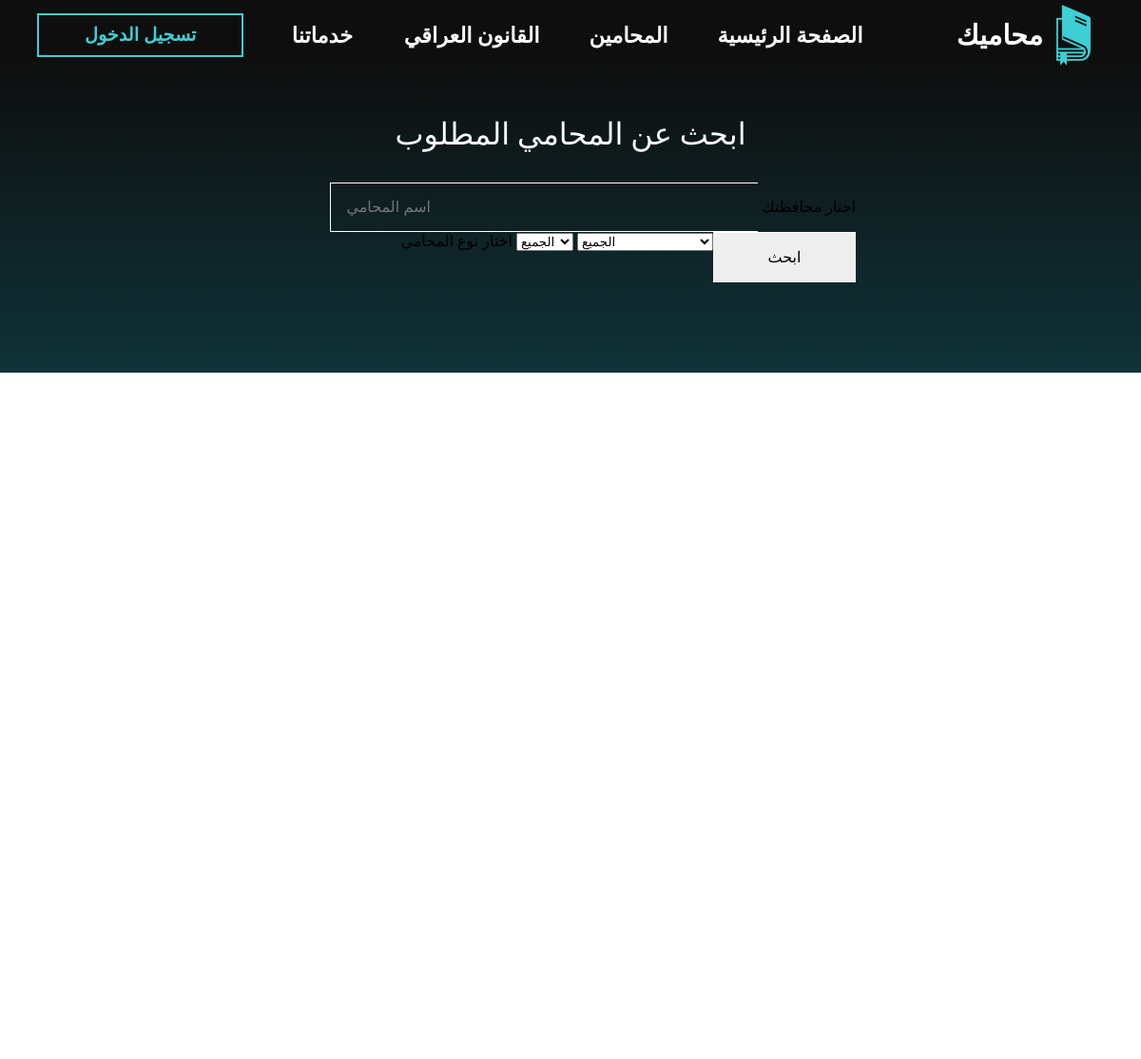
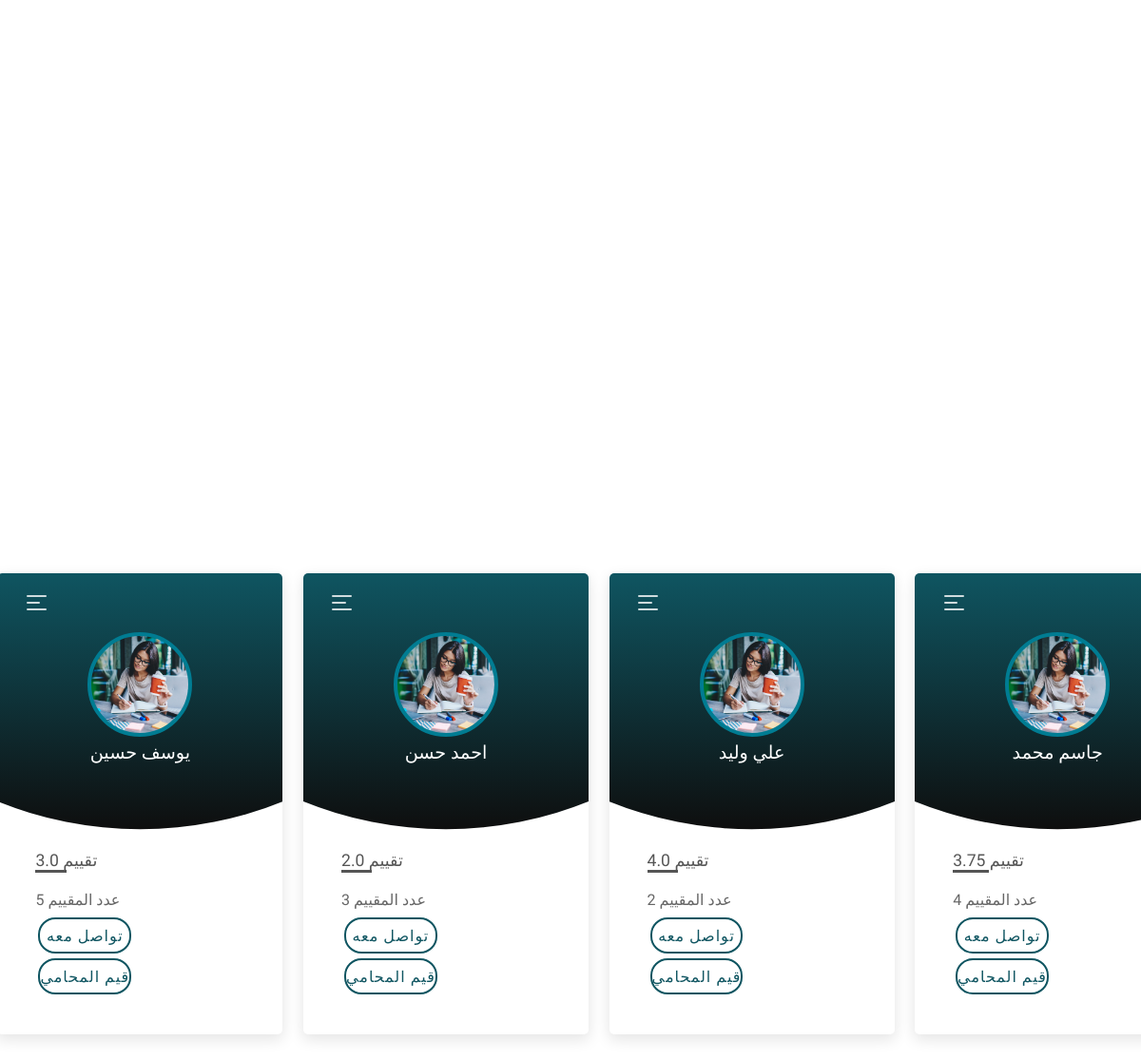
Screenshot of /lawyers-search with the database file from the repository (2 pictures, top to bottom).
### tables this page shows
CREATE TABLE "lawyers" (
	"id"	INTEGER NOT NULL UNIQUE,
	"name"	TEXT,
	"password"	TEXT,
	"number"	TEXT,
	"email"	TEXT,
	"city"	TEXT,
	"gmaps link"	TEXT,
	"picture"	TEXT,
	"license"	TEXT,
	"specialization"	INTEGER,
	"years of experince"	INTEGER,
	"verfied"	INTEGER,
	PRIMARY KEY("id" AUTOINCREMENT)
);

### app.py (the view)
@app.route("/lawyers-search", methods=["GET", "POST"])
def search():
    if request.method == "POST" :
        name = f"%{request.form.get('Search')}%"
        spec = request.form.get('spec')
        city= request.form.get('city')
        rating_list=[]
        if city == "all":
            result = db.execute("SELECT name, picture, id FROM lawyers WHERE name LIKE ? AND specialization >= ? AND verfied = 1  ", name, spec)
        else :
            result = db.execute("SELECT name, picture, id FROM lawyers WHERE name LIKE ? AND city = ? AND specialization >= ? AND verfied = 1  ", name, city, spec)
        for i in range(len(result)):
            ratings= db.execute("SELECT SUM(review), COUNT(review) FROM review WHERE lawyer_id = ? ", result[i]["id"])
            a={"sum" : ratings[0]["SUM(review)"] / ratings[0]["COUNT(review)"],
            "count" : ratings[0]["COUNT(review)"]}
            rating_list.append(a)
        return render_template ("lawy-result.html",result= result , len= len(result) ,rating= rating_list)
    else:
        rating_list=[]
        result = db.execute("SELECT name, picture, id FROM lawyers WHERE verfied = 1  ")
        for i in range(len(result)):
            ratings= db.execute("SELECT SUM(review), COUNT(review) FROM review WHERE lawyer_id = ? ", result[i]["id"])
            a={"sum" : ratings[0]["SUM(review)"] / ratings[0]["COUNT(review)"],
            "count" : ratings[0]["COUNT(review)"]}
            rating_list.append(a)
        return render_template("lawy-result.html",result= result , len= len(result) ,rating= rating_list)

### templates/lawy-result.html (shortened to what this page needs)
<!DOCTYPE html>
<html lang="en">
<head>
    <link rel="stylesheet" href="/static/lawy-srch.css">
</head>
<body>
    <header>
        <div class="container">
            <nav class="flex items-center justify-between">
                <div class="right">
                    <form method="GET" action="/login">
                        <button class="btn-btn btn-secondary">تسجيل الدخول</button>
                    </form>
                </div>
                <div class=" left flex items-center">
                    <div class="nav-link">
                        <a href="http://127.0.0.1:5000/">الصفحة الرئيسية</a>
                        <a href="http://127.0.0.1:5000/lawyers-search?">المحامين</a>
                        <a href="http://127.0.0.1:5000//laws">القانون العراقي </a>
                        <a href="#">خدماتنا</a>
                    </div>
                </div>
                <div class="image">
                    <h1>محاميك</h1>
                    <img src="static/img//book-1.png" style="width: 4rem;" alt="">
                </div>
            </nav>
        </div>
        <div class="hero items-center">
            <div class="right">
                <h1 style="text-align: center;">ابحث عن المحامي المطلوب</h1>
            </div>
            <form method="POST" action="/lawyers-search">
                <div class="search-main">
                    <input type="text" name="Search" placeholder="اسم المحامي">
                    <label for="city">اختار محافظتك</label>
                    <select name="city" id="city">
                        <option value="all" >الجميع</option>
                      </select>
                      <label for="spec">اختار نوع المحامي</label>
                      <select name="spec" id="spac">
                        <option value="0" >الجميع</option>
                      </select>
                    <button class="bbtn">ابحث</button>
                </div>
            </form>
        </div>
    </header>
    {% for i in range(len) %}
    <div class="modal-container">
        <div class="modal-card">
            <div class="modal-header">
                <div class="hamburger-menu">
                    <div class="center"></div>
                </div>
                <div class="main">
                    <div class="image">
                    </div>
                    <h3 class="name">{{ result[i]['name'] }}</h3>
                </div>
            </div>
            <div class="modle-content">
                <div class="left">
                    <div class="about-container">
                        <h3 class="title">تقييم {{ rating[i]["sum"]}}</h3>
                        <p class="text">عدد المقييم {{ rating[i]["count"]}}</p>
                    </div>
                    <div class="buttons-wrap">
                        <div class="share-wrap">
                            <a href="http://127.0.0.1:5000///requst/{{ result[i]['id'] }}" class="share">تواصل معه</a>
                        </div>
                    </div>
                    <div class="buttons-wrap">
                        <div class="share-wrap">
                            <a href="http://127.0.0.1:5000///review/{{ result[i]['id'] }}" class="share">قيم المحامي</a>
                        </div>
                    </div>
                </div>
            </div>
        </div>
        {%endfor%}
    </div>
    </div>
    </div>
</body>
</html>

### static/lawy-srch.css (style rules this page uses)
:root { --primary: #3DCFD3; --dark: #161616; --pure: #ffffff; --ternary: #898989; --light: #F2F2F2; --secondary: #070606; }
* { padding: 0; margin: 0; box-sizing: border-box; -webkit-font-smotthing: antialiased; }
html, body { overflow-x: hidden; }
body { font-family: 'Amiri', serif; }
header { background: linear-gradient(180deg, #0e0e0e 15%, #0f5561 180%); }
.container { max-width: 1152px; padding: 0 15px; margin: 0 auto; }
.image { display: flex; align-items: center; color: white; }
.image h1 { font-size: 1.8rem; font-weight: 600; }
header nav .left a { color: var(--pure); text-decoration: none; margin-right: 3rem; font-size: 1.4rem; font-weight: 600; text-transform: uppercase; transition: all .3s ease; -webkit-transition: all .3s ease; -moz-transition: all .3s ease; -ms-transition: all .3s ease; -o-transition: all .3s ease; }
header nav { padding: 0.3rem 0; }
.hero { padding: 4rem 0 8rem 0; text-align: right; justify-content: space-around; }
.hero .right { color: var(--pure); }
.hero .right h1 { font-weight: 100; margin-bottom: 2rem; }
.hero .right { margin-top: -1rem; }
.search-main { margin: auto; width: 50%; }
.search-main input, .bbtn { width:75%; border:0.1rem solid white; border-right:0px; font-size: 1rem; padding:1rem; background-color: transparent; color:white; }
.search-main .bbtn { width:25%; background-color: #eee; color:black; transition: all 0.3s; float: right; border-left:0px; }
.modal-container { padding: 20px; display: grid; grid-template-columns: repeat(3, 1fr); grid-column-gap: 0.1rem; justify-content: center; align-items: center; min-height: 100vh; margin: 7rem 0rem; }
.modal-card { position: relative; width: 300px; background-color: #fff; border-radius: 5px; box-shadow: 0 5px 15px 1px rgba(0, 0, 0, 0.1); overflow: hidden; margin: 2rem 0rem; position: relative; align-items: center; margin-left: auto; margin-right: auto; }
.modal-card:before { content: ''; position: absolute; width: 100%; height: 270px; top: 0; left: 0; background-image: linear-gradient(to top, #0e0e0e, #0f5561); clip-path: circle(400px at 50% -48.5%); }
.modal-header { position: relative; height: 265px; }
.hamburger-menu { position: absolute; width: 21px; height: 16px; top: 1.4rem; left: 1.9rem; z-index: 3; cursor: pointer; transition: .3s; opacity: .8; }
.hamburger-menu .center { position: absolute; height: 2px; width: 70%; top: 50%; transform: translateY(-50%); background-color: #fff; border-radius: 1px; }
.hamburger-menu:before, .hamburger-menu:after { content: ''; position: absolute; width: 100%; height: 2px; border-radius: 1px; background-color: #fff; }
.hamburger-menu:before { top: 0; }
.hamburger-menu:after { bottom: 0; }
.main { position: absolute; width: 100%; height: 100%; top: 0; left: 0; display: flex; flex-direction: column; justify-content: center; align-items: center; }
.main .image { position: relative; width: 110px; height: 110px; border-radius: 50%; background: url('./img/how-to-write-a-profile.jpg') no-repeat center / cover; border: 4px solid #007c92; margin-bottom: 2px; overflow: hidden; cursor: pointer; }
.name { font-size: 1.2rem; color: #fff; font-weight: 500; line-height: 1; margin: 5px 0; }
.modle-content { display: flex; padding: 1.7rem 2.5rem 2.6rem 2.5rem; }
.title { position: relative; color: #555; font-weight: 500; font-size: 1.1rem; padding: 0 0 3px 0; margin-bottom: .9rem; display: inline-block; }
.title:after { content: ''; position: absolute; height: 3px; width: 50%; background-color: #555; bottom: 0; left: 0; }
.text { color: #666; font-weight: 300; line-height: 1.7; }
.buttons-wrap { display: flex; margin-top: 5px; }
.follow-wrap, .share-wrap { flex: 4; display: flex; justify-content: center; align-items: center; transition: .5s; }
.share { padding: 7.6px 0; width: 100%; border: 2px solid #0f5561; color: #0f5561; text-decoration: none; text-align: center; font-size: 1rem; letter-spacing: 1px; text-transform: uppercase; margin-left: 3px; border-radius: 18.1px; }

### static/utilities.css (style rules this page uses)
.flex { display: flex; }
.items-center { align-items: center; }
.justify-between { justify-content: space-between; }
.btn-btn { padding: 0.6rem 3rem; font-size: 1.2rem; font-weight: 600; border: 2px solid transparent; outline: none; cursor: pointer; text-transform: uppercase; }
.btn-secondary { background: transparent; border-color: var(--primary); color: var(--primary); }

### rows the page displays
lawyers: name "يوسف حسين"
lawyers: name "احمد حسن"
lawyers: name "علي وليد"
lawyers: name "جاسم محمد"

### other values shown
{{ rating[i]["sum"] }} "3.0" "2.0" "4.0" "3.75"
{{ rating[i]["count"] }} "5" "3" "2" "4"
